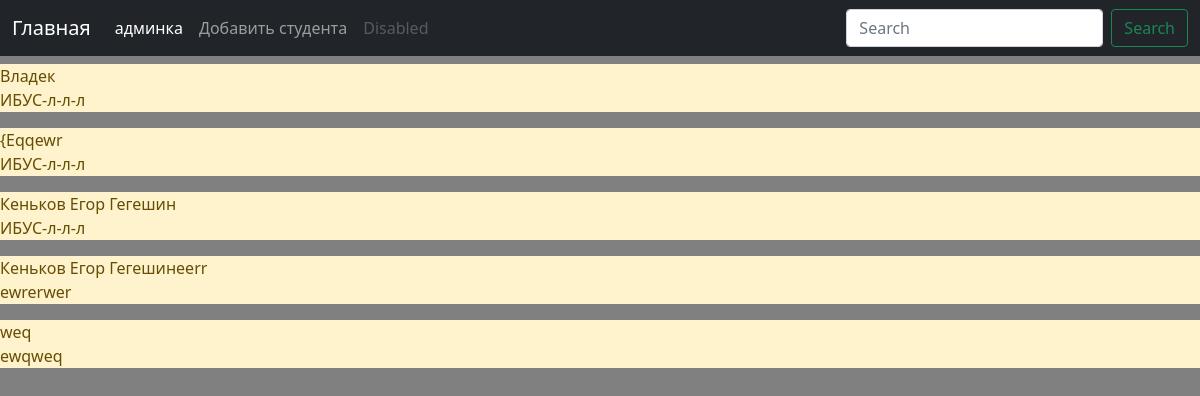
The app's page /, older data.
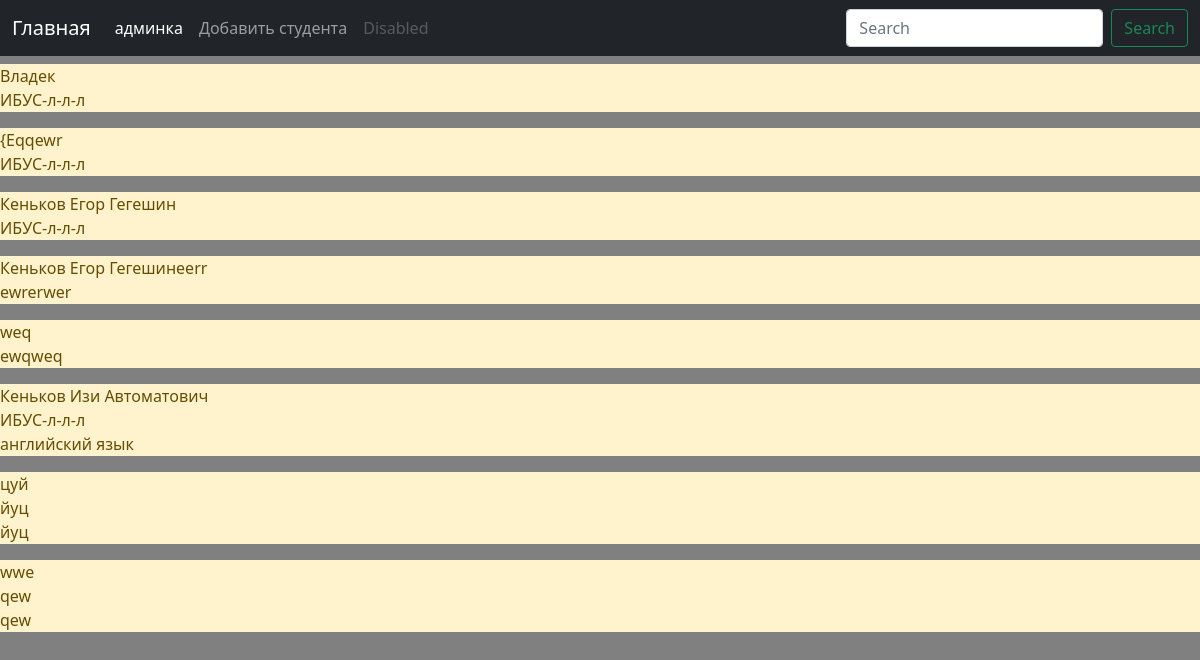
The same page, newer data.
### polls/models.py (models this page shows, shortened)
class Task(models.Model):
    title = models.CharField('ФИО', max_length=50)
    task = models.CharField('Группа', max_length=50)
    task2 = models.CharField('Задолженность', max_length=50, blank=True)
    class Meta:
        verbose_name = 'Студент'
        verbose_name_plural = 'Студенты'

### polls/views.py (the view)
# urls.py: path('', views.index, name='home'),
def index(request):
    tasks = Task.objects.all()
    return render(request, 'mysite/index.html', {'title': 'Главная страница сайта', 'tasks': tasks})

### templates/mysite/index.html (shortened to what this page needs)
<!doctype html>
<html lang="ru">
<head>
    <link rel="stylesheet" href="https://cdn.jsdelivr.net/npm/bootstrap@5.0.1/dist/css/bootstrap.min.css"
</head>
<body>
<nav class="navbar navbar-expand-md navbar-dark fixed-top bg-dark">
<div class="container-fluid">
  <a class="navbar-brand" href="{%url 'home' %}">Главная</a>
  <div class="collapse navbar-collapse" id="navbarCollapse">
    <ul class="navbar-nav me-auto mb-2 mb-md-0">
      <li class="nav-item">
        <a class="nav-link active" aria-current="page" href="{% url 'admin:index' %}">админка</a>
      </li>
      <li class="nav-item">
        <a class="nav-link" href="{% url 'create' %}">Добавить студента</a>
      </li>
      <li class="nav-item">
        <a class="nav-link disabled" href="#" tabindex="-1" aria-disabled="true">Disabled</a>
      </li>
    </ul>
    <form class="d-flex">
      <input class="form-control me-2" type="search" placeholder="Search" aria-label="Search">
      <button class="btn btn-outline-success" type="submit">Search</button>
    </form>
  </div>
</div>
</nav>
<br>
<br>
    {% if tasks %}
    <p>{% for el in tasks %}
    <div class="'alert alert-warning mt-2"
         <h3>{{el.title}}</h3>
        <p>{{el.task}}<br>
        {{el.task2}}</p>
    </div>
    {%endfor%}</p>
    {% else %}
        <p>Задолженности отсутствуют</p>
    {% endif %}
</body>
</html>

### templates/mysite/index.html (style rules this page uses)
body { background-color:#808080 }

Row changes from the older to the newer data that the page shows:
added Task: title "Кеньков Изи Автоматович", task "ИБУС-л-л-л", task2 "английский язык"
added Task: title "цуй", task "йуц", task2 "йуц"
added Task: title "wwe", task "qew", task2 "qew"
